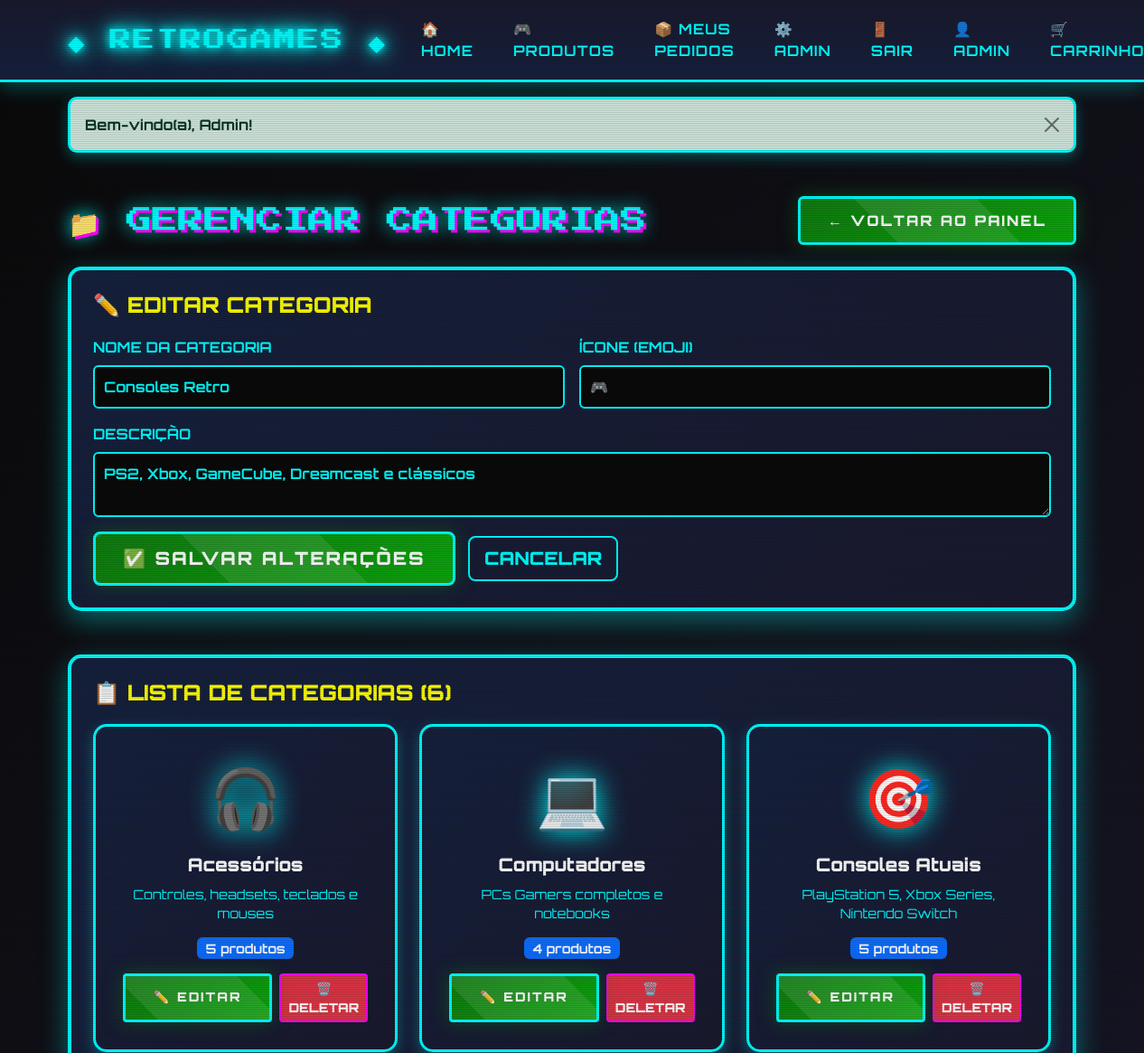
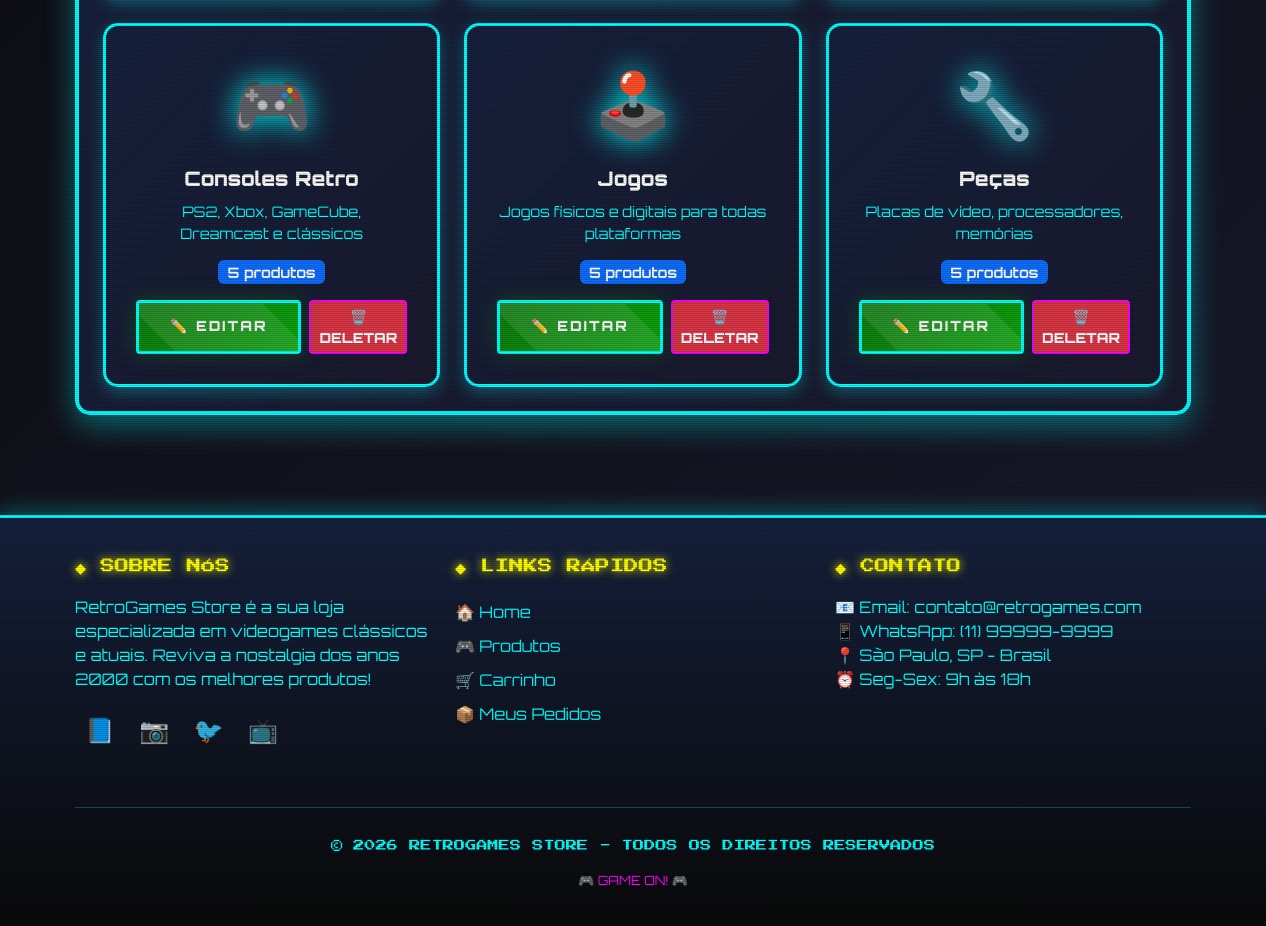
The app's page /admin/categorias.php?edit=1 (signed in) with its own data (2 pictures, top to bottom).
### tables this page shows
CREATE TABLE `categories` (
  `id` int(11) NOT NULL,
  `nome` varchar(50) NOT NULL,
  `descricao` text DEFAULT NULL,
  `icone` varchar(50) DEFAULT NULL
);

### config.php (called while the page is built, shortened)
<?php
function getAlert() {
    if (isset($_SESSION['alert'])) {
        $alert = $_SESSION['alert'];
        return $alert;
    }
    return null;
}
?>

### admin/categorias.php (the view, shortened to what this page needs)
<?php
require_once '../config.php';
$categories = $conn->query("SELECT c.*, COUNT(p.id) as total_produtos
                            FROM categories c
                            LEFT JOIN products p ON c.id = p.categoria_id
                            GROUP BY c.id
                            ORDER BY c.nome")->fetch_all(MYSQLI_ASSOC);
$edit_category = null;
if (isset($_GET['edit'])) {
    $edit_id = (int)$_GET['edit'];
    $stmt = $conn->prepare("SELECT * FROM categories WHERE id = ?");
    $stmt->bind_param("i", $edit_id);
    $stmt->execute();
    $edit_category = $stmt->get_result()->fetch_assoc();
}
?>
<!DOCTYPE html>
<html lang="pt-BR">
<head>
    <link href="https://cdn.jsdelivr.net/npm/bootstrap@5.3.0/dist/css/bootstrap.min.css" rel="stylesheet">
    <link rel="stylesheet" href="../style.css">
</head>
<body>
    <?php include '../header.php'; ?>
    <?php
    $alert = getAlert();
    if ($alert):
    ?>
    <div class="container mt-3">
        <div class="alert alert-<?= $alert['type'] ?> alert-dismissible fade show retro-alert">
            <?= htmlspecialchars($alert['message']) ?>
            <button type="button" class="btn-close" data-bs-dismiss="alert"></button>
        </div>
    </div>
    <?php endif; ?>
    <div class="container my-5">
        <div class="d-flex justify-content-between align-items-center mb-4">
            <h2 class="section-title" style="margin: 0;">
                <span class="retro-bracket">📁</span> GERENCIAR CATEGORIAS
            </h2>
            <a href="index.php" class="btn btn-retro">← VOLTAR AO PAINEL</a>
        </div>
        <div class="retro-box p-4 mb-5">
            <h4 style="color: var(--neon-yellow); font-weight: 900; margin-bottom: 20px;">
                <?= $edit_category ? '✏️ EDITAR CATEGORIA' : '➕ ADICIONAR NOVA CATEGORIA' ?>
            </h4>
            <form method="POST">
                <div class="row g-3">
                    <div class="col-md-6">
                        <label class="form-label" style="color: var(--neon-cyan); font-weight: 700;">NOME DA CATEGORIA</label>
                        <input type="text" name="nome" class="form-control retro-input" required
                               value="<?= $edit_category ? htmlspecialchars($edit_category['nome']) : '' ?>">
                    </div>
                    <div class="col-md-6">
                        <label class="form-label" style="color: var(--neon-cyan); font-weight: 700;">ÍCONE (EMOJI)</label>
                        <input type="text" name="icone" class="form-control retro-input" required
                               placeholder="Ex: 🎮"
                               value="<?= $edit_category ? htmlspecialchars($edit_category['icone']) : '' ?>">
                    </div>
                    <div class="col-12">
                        <label class="form-label" style="color: var(--neon-cyan); font-weight: 700;">DESCRIÇÃO</label>
                        <textarea name="descricao" class="form-control retro-input" rows="2"><?= $edit_category ? htmlspecialchars($edit_category['descricao']) : '' ?></textarea>
                    </div>
                    <div class="col-12">
                        <button type="submit" name="<?= $edit_category ? 'editar_categoria' : 'adicionar_categoria' ?>" class="btn btn-retro btn-lg">
                            <?= $edit_category ? '✅ SALVAR ALTERAÇÕES' : '➕ ADICIONAR CATEGORIA' ?>
                        </button>
                        <?php if ($edit_category): ?>
                        <a href="categorias.php" class="btn btn-lg" style="background: transparent; color: var(--neon-cyan); border: 2px solid var(--neon-cyan); font-weight: 900; margin-left: 10px;">
                            CANCELAR
                        </a>
                        <?php endif; ?>
                    </div>
                </div>
            </form>
        </div>
        <div class="retro-box p-4">
            <h4 style="color: var(--neon-yellow); font-weight: 900; margin-bottom: 20px;">
                📋 LISTA DE CATEGORIAS (<?= count($categories) ?>)
            </h4>
            <div class="row g-4">
                <?php foreach ($categories as $category): ?>
                <div class="col-md-6 col-lg-4">
                    <div class="category-card-admin">
                        <div class="category-icon-large"><?= $category['icone'] ?></div>
                        <h5 style="color: white; font-weight: 900; margin: 15px 0 10px;"><?= htmlspecialchars($category['nome']) ?></h5>
                        <p style="color: var(--neon-cyan); font-size: 0.9rem; margin-bottom: 15px;">
                            <?= htmlspecialchars($category['descricao']) ?>
                        </p>
                        <div class="badge bg-primary mb-3" style="font-size: 0.9rem;">
                            <?= $category['total_produtos'] ?> produtos
                        </div>
                        <div class="d-flex gap-2">
                            <a href="categorias.php?edit=<?= $category['id'] ?>" class="btn btn-sm btn-retro flex-fill">
                                ✏️ EDITAR
                            </a>
                            <form method="POST" style="flex: 1;" onsubmit="return confirm('Deletar categoria?')">
                                <button type="submit" name="deletar_categoria" class="btn btn-sm w-100"
                                        style="background: #dc3545; color: white; border: 2px solid var(--neon-pink); font-weight: 900;">
                                    🗑️ DELETAR
                                </button>
                            </form>
                        </div>
                    </div>
                </div>
                <?php endforeach; ?>
            </div>
        </div>
    </div>
    <?php include '../footer.php'; ?>
</body>
</html>

### style.css (style rules this page uses)
:root { --xbox-green: #107c10; --ps2-blue: #003087; --gamecube-purple: #6a5acd; --dreamcast-orange: #ff6600; --retro-black: #0a0a0a; --retro-gray: #1a1a1a; --neon-cyan: #00ffff; --neon-pink: #ff00ff; --neon-yellow: #ffff00; --neon-green: #39ff14; }
* { margin: 0; padding: 0; box-sizing: border-box; }
body { font-family: 'Orbitron', sans-serif; background: linear-gradient(135deg, #0a0a0a 0%, #1a1a2e 100%); color: #00ffff; min-height: 100vh; background-attachment: fixed; }
body::before { content: ''; position: fixed; top: 0; left: 0; width: 100%; height: 100%; background: repeating-linear-gradient( 0deg, rgba(0, 0, 0, 0.15), rgba(0, 0, 0, 0.15) 1px, transparent 1px, transparent 2px ); pointer-events: none; z-index: 9999; }
.btn-retro { background: linear-gradient(135deg, var(--xbox-green) 0%, #0ea50e 100%); color: white; font-weight: 900; text-transform: uppercase; letter-spacing: 2px; border: 3px solid var(--neon-cyan); padding: 12px 30px; position: relative; overflow: hidden; transition: all 0.3s ease; box-shadow: 0 0 20px rgba(16, 124, 16, 0.5); }
.btn-retro::before { content: ''; position: absolute; top: -50%; left: -50%; width: 200%; height: 200%; background: rgba(255, 255, 255, 0.1); transform: rotate(45deg); transition: all 0.3s; }
.section-title { font-family: 'Press Start 2P', cursive; font-size: 1.8rem; color: var(--neon-cyan); text-shadow: 3px 3px 0 var(--neon-pink), 0 0 20px var(--neon-cyan); margin: 40px 0; }
.retro-bracket { color: var(--neon-pink); animation: blink 1s infinite; }
.retro-input { background: #0a0a0a; border: 2px solid var(--neon-cyan); color: var(--neon-cyan); font-weight: 700; padding: 10px; }
.retro-input::placeholder { color: rgba(0, 255, 255, 0.5); }
.retro-box { background: linear-gradient(135deg, #16213e 0%, #1a1a2e 100%); border: 4px solid var(--neon-cyan); border-radius: 15px; box-shadow: 0 10px 30px rgba(0, 255, 255, 0.4); }
.retro-alert { border: 3px solid var(--neon-cyan); border-radius: 10px; font-weight: 700; box-shadow: 0 5px 15px rgba(0, 255, 255, 0.3); }

### admin/categorias.php (style rules this page uses)
.category-card-admin { background: linear-gradient(135deg, #16213e 0%, #1a1a2e 100%); border: 3px solid var(--neon-cyan); border-radius: 15px; padding: 30px; text-align: center; box-shadow: 0 5px 15px rgba(0, 255, 255, 0.3); transition: all 0.3s ease; }
.category-icon-large { font-size: 4rem; filter: drop-shadow(0 0 15px var(--neon-cyan)); }

### records on screen
categories: nome "Consoles Retro", icone "🎮", descricao "PS2, Xbox, GameCube, Dreamcast e clássicos", total_produtos "5"
categories: icone "🎧", nome "Acessórios", descricao "Controles, headsets, teclados e mouses", total_produtos "5"
categories: icone "💻", nome "Computadores", descricao "PCs Gamers completos e notebooks", total_produtos "4"
categories: icone "🎯", nome "Consoles Atuais", descricao "PlayStation 5, Xbox Series, Nintendo Switch", total_produtos "5"
categories: icone "🕹️", nome "Jogos", descricao "Jogos físicos e digitais para todas plataformas", total_produtos "5"
categories: icone "🔧", nome "Peças", descricao "Placas de vídeo, processadores, memórias", total_produtos "5"

### other values on screen
$_SESSION['user_nome'] "ADMIN"
$alert['message'] "Bem-vindo(a), Admin!"
count($categories) "6"
